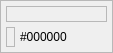
<?xml version="1.0" encoding="UTF-8"?>
<ui version="4.0">
 <class>ImageColorPickerWidget</class>
 <widget class="QFrame" name="ImageColorPickerWidget">
  <property name="windowModality">
   <enum>Qt::WindowModal</enum>
  </property>
  <property name="geometry">
   <rect>
    <x>0</x>
    <y>0</y>
    <width>196</width>
    <height>137</height>
   </rect>
  </property>
  <property name="sizePolicy">
   <sizepolicy hsizetype="Expanding" vsizetype="Expanding">
    <horstretch>0</horstretch>
    <verstretch>0</verstretch>
   </sizepolicy>
  </property>
  <property name="minimumSize">
   <size>
    <width>196</width>
    <height>128</height>
   </size>
  </property>
  <property name="frameShape">
   <enum>QFrame::StyledPanel</enum>
  </property>
  <layout class="QVBoxLayout" name="verticalLayout">
   <property name="spacing">
    <number>5</number>
   </property>
   <property name="sizeConstraint">
    <enum>QLayout::SetFixedSize</enum>
   </property>
   <property name="leftMargin">
    <number>5</number>
   </property>
   <property name="topMargin">
    <number>5</number>
   </property>
   <property name="rightMargin">
    <number>5</number>
   </property>
   <property name="bottomMargin">
    <number>5</number>
   </property>
   <item>
    <widget class="Tiled::ClickableLabel" name="imageArea">
     <property name="sizePolicy">
      <sizepolicy hsizetype="Preferred" vsizetype="Expanding">
       <horstretch>0</horstretch>
       <verstretch>0</verstretch>
      </sizepolicy>
     </property>
     <property name="cursor">
      <cursorShape>CrossCursor</cursorShape>
     </property>
     <property name="mouseTracking">
      <bool>true</bool>
     </property>
     <property name="frameShape">
      <enum>QFrame::StyledPanel</enum>
     </property>
     <property name="frameShadow">
      <enum>QFrame::Sunken</enum>
     </property>
     <property name="text">
      <string/>
     </property>
     <property name="alignment">
      <set>Qt::AlignCenter</set>
     </property>
    </widget>
   </item>
   <item>
    <layout class="QHBoxLayout" name="horizontalLayout">
     <property name="spacing">
      <number>5</number>
     </property>
     <item>
      <widget class="QLabel" name="preview">
       <property name="frameShape">
        <enum>QFrame::StyledPanel</enum>
       </property>
       <property name="frameShadow">
        <enum>QFrame::Sunken</enum>
       </property>
       <property name="text">
        <string/>
       </property>
      </widget>
     </item>
     <item>
      <widget class="QLabel" name="colorName">
       <property name="text">
        <string notr="true">#000000</string>
       </property>
      </widget>
     </item>
     <item>
      <spacer name="horizontalSpacer">
       <property name="orientation">
        <enum>Qt::Horizontal</enum>
       </property>
       <property name="sizeHint" stdset="0">
        <size>
         <width>40</width>
         <height>20</height>
        </size>
       </property>
      </spacer>
     </item>
    </layout>
   </item>
  </layout>
 </widget>
 <customwidgets>
  <customwidget>
   <class>Tiled::ClickableLabel</class>
   <extends>QLabel</extends>
   <header>clickablelabel.h</header>
  </customwidget>
 </customwidgets>
 <resources/>
 <connections/>
</ui>
